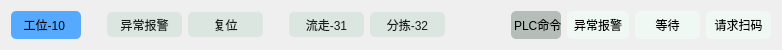
  <widget class="QWidget" name="layoutWidget_10">
   <property name="geometry">
    <rect>
     <x>20</x>
     <y>489</y>
     <width>781</width>
     <height>30</height>
    </rect>
   </property>
   <layout class="QGridLayout" name="gridLayout_10">
    <item row="0" column="10">
     <widget class="QPushButton" name="pb_CmdA_10">
      <property name="minimumSize">
       <size>
        <width>75</width>
        <height>25</height>
       </size>
      </property>
      <property name="styleSheet">
       <string notr="true">background: rgb(220, 230, 225);
border-color: rgb(0, 0, 0);
border-radius: 5px;
color:rgb(24, 28, 27);</string>
      </property>
      <property name="text">
       <string>流走-31</string>
      </property>
     </widget>
    </item>
    <item row="0" column="16">
     <widget class="QLabel" name="lb_RequestCode_10">
      <property name="minimumSize">
       <size>
        <width>65</width>
        <height>25</height>
       </size>
      </property>
      <property name="styleSheet">
       <string notr="true">border-radius: 5px;
background-color: rgb(240, 248, 244);</string>
      </property>
      <property name="text">
       <string>请求扫码</string>
      </property>
      <property name="alignment">
       <set>Qt::AlignCenter</set>
      </property>
     </widget>
    </item>
    <item row="0" column="13">
     <widget class="QLabel" name="label_13">
      <property name="minimumSize">
       <size>
        <width>50</width>
        <height>25</height>
       </size>
      </property>
      <property name="styleSheet">
       <string notr="true">border-radius: 5px;
background-color: rgb(180, 189, 184);</string>
      </property>
      <property name="text">
       <string> PLC命令</string>
      </property>
      <property name="alignment">
       <set>Qt::AlignCenter</set>
      </property>
     </widget>
    </item>
    <item row="0" column="3">
     <spacer name="horizontalSpacer_29">
      <property name="orientation">
       <enum>Qt::Horizontal</enum>
      </property>
      <property name="sizeType">
       <enum>QSizePolicy::Fixed</enum>
      </property>
      <property name="sizeHint" stdset="0">
       <size>
        <width>20</width>
        <height>20</height>
       </size>
      </property>
     </spacer>
    </item>
    <item row="0" column="6">
     <spacer name="horizontalSpacer_30">
      <property name="orientation">
       <enum>Qt::Horizontal</enum>
      </property>
      <property name="sizeType">
       <enum>QSizePolicy::Fixed</enum>
      </property>
      <property name="sizeHint" stdset="0">
       <size>
        <width>20</width>
        <height>20</height>
       </size>
      </property>
     </spacer>
    </item>
    <item row="0" column="4">
     <widget class="QPushButton" name="pb_Error_10">
      <property name="minimumSize">
       <size>
        <width>75</width>
        <height>25</height>
       </size>
      </property>
      <property name="styleSheet">
       <string notr="true">background: rgb(220, 230, 225);
border-color: rgb(0, 0, 0);
border-radius: 5px;
color:rgb(24, 28, 27);</string>
      </property>
      <property name="text">
       <string>异常报警</string>
      </property>
     </widget>
    </item>
    <item row="0" column="12">
     <spacer name="horizontalSpacer_31">
      <property name="orientation">
       <enum>Qt::Horizontal</enum>
      </property>
      <property name="sizeType">
       <enum>QSizePolicy::Fixed</enum>
      </property>
      <property name="sizeHint" stdset="0">
       <size>
        <width>60</width>
        <height>20</height>
       </size>
      </property>
     </spacer>
    </item>
    <item row="0" column="11">
     <widget class="QPushButton" name="pb_CmdB_10">
      <property name="minimumSize">
       <size>
        <width>75</width>
        <height>25</height>
       </size>
      </property>
      <property name="styleSheet">
       <string notr="true">background: rgb(220, 230, 225);
border-color: rgb(0, 0, 0);
border-radius: 5px;
color:rgb(24, 28, 27);</string>
      </property>
      <property name="text">
       <string>分拣-32</string>
      </property>
     </widget>
    </item>
    <item row="0" column="15">
     <widget class="QLabel" name="lb_Wait_10">
      <property name="minimumSize">
       <size>
        <width>65</width>
        <height>25</height>
       </size>
      </property>
      <property name="styleSheet">
       <string notr="true">border-radius: 5px;
background-color: rgb(240, 248, 244);</string>
      </property>
      <property name="text">
       <string>等待</string>
      </property>
      <property name="alignment">
       <set>Qt::AlignCenter</set>
      </property>
     </widget>
    </item>
    <item row="0" column="2">
     <widget class="QLabel" name="lb_WorkStation_10">
      <property name="minimumSize">
       <size>
        <width>70</width>
        <height>28</height>
       </size>
      </property>
      <property name="styleSheet">
       <string notr="true">border-radius: 5px;
background-color: rgb(85, 170, 255);</string>
      </property>
      <property name="text">
       <string>工位-10 </string>
      </property>
      <property name="alignment">
       <set>Qt::AlignCenter</set>
      </property>
     </widget>
    </item>
    <item row="0" column="14">
     <widget class="QLabel" name="lb_Error_10">
      <property name="minimumSize">
       <size>
        <width>62</width>
        <height>25</height>
       </size>
      </property>
      <property name="styleSheet">
       <string notr="true">border-radius: 5px;
background-color: rgb(240, 248, 244);</string>
      </property>
      <property name="text">
       <string>异常报警</string>
      </property>
      <property name="alignment">
       <set>Qt::AlignCenter</set>
      </property>
     </widget>
    </item>
    <item row="0" column="5">
     <widget class="QPushButton" name="pb_Reset_10">
      <property name="minimumSize">
       <size>
        <width>75</width>
        <height>25</height>
       </size>
      </property>
      <property name="styleSheet">
       <string notr="true">background: rgb(220, 230, 225);
border-color: rgb(0, 0, 0);
border-radius: 5px;
color:rgb(24, 28, 27);</string>
      </property>
      <property name="text">
       <string>复位</string>
      </property>
     </widget>
    </item>
   </layout>
  </widget>
